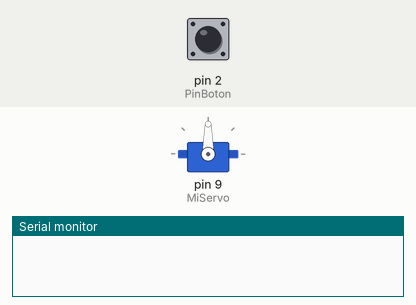
A sketch run on a simulated Arduino Uno, built with avr-gcc and run on an emulated ATmega328P. Shown: servo, the last lines printed to the serial monitor. The inputs (shaded band) are chosen by the test bench; at power-on: pin 2 (PinBoton) LOW.

Above: at 1.2 s.
1.3 s: pin 2 (PinBoton) pulled HIGH for 0.15 s
2.9 s: pin 2 (PinBoton) pulled HIGH for 1 s
At 4.3 s:
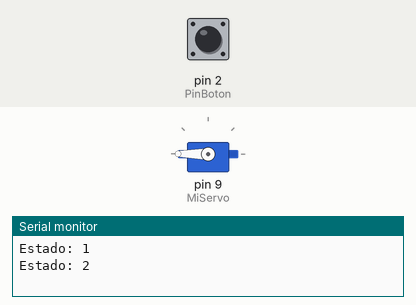
5.4 s: pin 2 (PinBoton) pulled HIGH for 0.15 s
At 6.3 s:
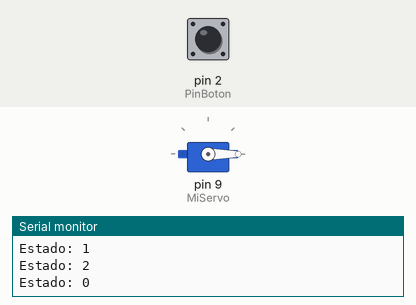
7.0 s: pin 2 (PinBoton) pulled HIGH for 3.2 s
At 7.5 s:
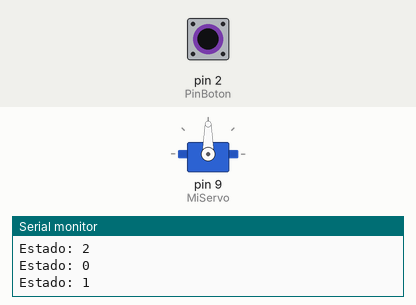
Timing chart, 0 to 10.0 s (numbered marks = the images above; inputs shaded):
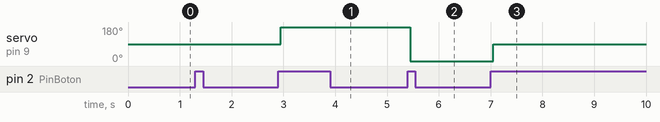

The sketch:

05_03_servo_buttom.ino
```cpp
#include "arduino_secrets.h"

#include <Servo.h>

Servo MiServo;

const int PinBoton = 2;
int estadoServo = 0;

bool estadoBoton;
bool ultimoEstadoBoton = LOW;

unsigned long ultimoTiempo = 0;
const int debounceDelay = 50;

void setup() {
  MiServo.attach(9);
  pinMode(PinBoton, INPUT);
  Serial.begin(9600);
}

void loop() {
  bool lectura = digitalRead(PinBoton);

  if (lectura != ultimoEstadoBoton) {
    ultimoTiempo = millis();
  }

  if ((millis() - ultimoTiempo) > debounceDelay) {
    if (lectura != estadoBoton) {
      estadoBoton = lectura;

      if (estadoBoton == HIGH) {
        estadoServo++;
        if (estadoServo > 2) estadoServo = 0;

        if (estadoServo == 0) MiServo.write(0);
        if (estadoServo == 1) MiServo.write(90);
        if (estadoServo == 2) MiServo.write(180);

        Serial.print("Estado: ");
        Serial.println(estadoServo);
      }
    }
  }

  ultimoEstadoBoton = lectura;
}
```

arduino_secrets.h
```cpp

```

Measured:
- after the input at 2.9 s, servo on pin 9 (MiServo): 90° → 180° after 0.05 s
- after the input at 5.4 s, servo on pin 9 (MiServo): 180° → 0° after 0.05 s
- after the input at 7.0 s, servo on pin 9 (MiServo): 0° → 90° after 0.05 s
